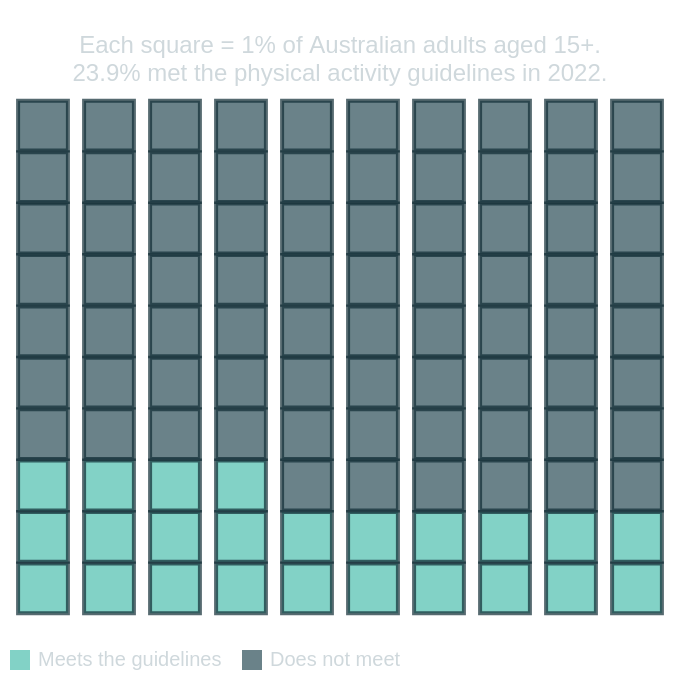

Vega-Lite specification for this chart:
### Vega-Lite specification from a JSON file in a GitHub repository (floating-point values rounded to 4 significant figures)
{"$schema": "https://vega.github.io/schema/vega-lite/v5.json", "title": {"text": "Only 1 in 4 adults move enough", "subtitle": ["Each square = 1% of Australian adults aged 15+.", "23.9% met the physical activity guidelines in 2022."], "color": "#ffffff", "subtitleColor": "#cfd8dc"}, "width": 340, "height": 340, "autosize": {"type": "fit", "contains": "padding"}, "data": {"sequence": {"start": 0, "stop": 100, "as": "i"}}, "transform": [{"calculate": "floor(datum.i / 10)", "as": "row"}, {"calculate": "datum.i % 10", "as": "col"}, {"calculate": "datum.i < 24 ? 'Meets the guidelines' : 'Does not meet'", "as": "status"}], "mark": {"type": "square", "size": 620, "stroke": "#0f2b34", "strokeWidth": 2}, "encoding": {"x": {"field": "col", "type": "ordinal", "axis": null}, "y": {"field": "row", "type": "ordinal", "axis": null, "sort": "descending"}, "color": {"field": "status", "type": "nominal", "scale": {"domain": ["Meets the guidelines", "Does not meet"], "range": ["#4dbfae", "#2b4d57"]}, "legend": {"title": null, "orient": "bottom", "labelColor": "#cfd8dc", "symbolStrokeWidth": 0}}, "tooltip": [{"field": "status", "title": "Status"}]}, "config": {"view": {"stroke": null}, "background": "transparent"}}
